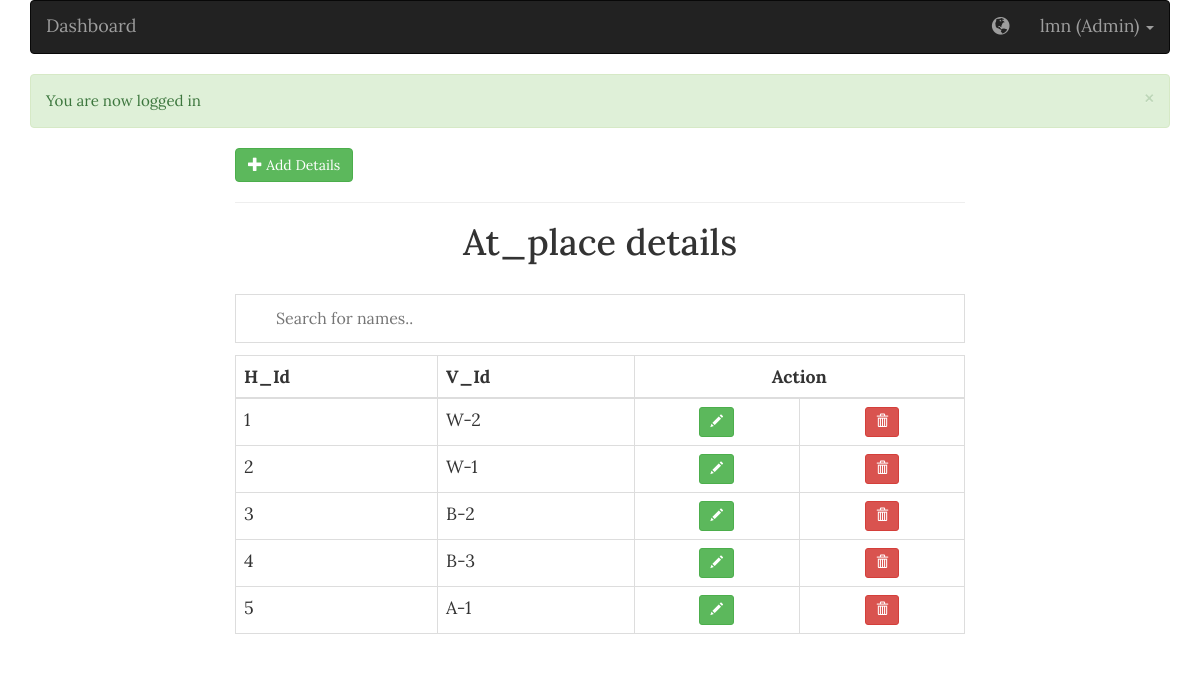
Page /admin/place/placeList.php (signed in) on the committed database.
### tables this page shows
CREATE TABLE `at_place` (
  `H_Id` varchar(250) NOT NULL,
  `V_Id` varchar(250) NOT NULL
);

### admin/place/placeLogic.php (called while the page is built, shortened)
<?php
  function getAllRoles(){
    $sql = "SELECT h_id,v_id FROM at_place";
    $place = getMultipleRecords($sql);
    return $place;
  }

### config.php (called while the page is built, shortened)
<?php
	$conn = new mysqli("localhost", "root", "", "event");
	function getMultipleRecords($sql, $types = null, $params = []) {
  global $conn;
  $stmt = $conn->prepare($sql);
  $stmt->execute();
  $result = $stmt->get_result();
  $user = $result->fetch_all(MYSQLI_ASSOC);
  return $user;
}
?>

### admin/place/placeList.php (the view, shortened to what this page needs)
<?php include('../../config.php') ?>
<?php include(ROOT_PATH . '/admin/place/placeLogic.php') ?>
<?php
  $place = getAllRoles();
?>
<!DOCTYPE html>
<html>
<head>
  <link rel="stylesheet" href="https://cdnjs.cloudflare.com/ajax/libs/twitter-bootstrap/3.3.7/css/bootstrap.min.css" />
  <link rel="stylesheet" href="../../static/css/style.css">
</head>
<body>
  <?php include(INCLUDE_PATH . "/layouts/admin_navbar.php") ?>
  <div class="col-md-8 col-md-offset-2">
    <a href="placeForm.php" class="btn btn-success">
      <span class="glyphicon glyphicon-plus"></span>
      Add Details
    </a>
    <hr>
    <h1 class="text-center">At_place details</h1>
    <br />
    <?php if (isset($place)): ?>
      <input type="text" id="myInput" onkeyup="myFunction()" placeholder="Search for names..">
      <table class="table table-bordered" id="myTable_p">
        <thead>
          <tr>
            <th>H_Id</th>
            <th>V_Id</th>
            <th class="text-center" colspan=2>Action</th>
          </tr>
        </thead>
        <tbody>
          <?php foreach ($place as $key => $value): ?>
            <tr>
              <td><?php echo $value['h_id'] ?></td>
              <td><?php echo $value['v_id'] ?></td>
              <td class="text-center">
                <a href="<?php echo BASE_URL ?>admin/place/placeForm.php?edit_role=<?php echo $value['h_id'] ?>" class="btn btn-sm btn-success">
                  <span class="glyphicon glyphicon-pencil"></span>
                </a>
              </td>
              <td class="text-center">
                <a href="<?php echo BASE_URL ?>admin/place/placeForm.php?delete_role=<?php echo $value['h_id'] ?>" class="btn btn-sm btn-danger">
                  <span class="glyphicon glyphicon-trash"></span>
                </a>
              </td>
            </tr>
          <?php endforeach; ?>
        </tbody>
      </table>
    <?php else: ?>
      <h2 class="text-center">No info in table</h2>
    <?php endif; ?>
  </div>
  <?php include(INCLUDE_PATH . "/layouts/footer.php") ?>
</body>
</html>

### assets/css/style.css (style rules this page uses)
* { font-family: 'Lora', serif; font-size: 1.04em; }

### admin/place/placeList.php (style rules this page uses)
#myInput { background-image: url('/css/searchicon.png'); background-position: 10px 12px; background-repeat: no-repeat; width: 100%; font-size: 16px; padding: 12px 20px 12px 40px; border: 1px solid #ddd; margin-bottom: 12px; }

### rows in the picture
at_place: H_Id "1", V_Id "W-2"
at_place: H_Id "2", V_Id "W-1"
at_place: H_Id "3", V_Id "B-2"
at_place: H_Id "4", V_Id "B-3"
at_place: H_Id "5", V_Id "A-1"

### other values in the picture
$_SESSION['user']['username'] "lmn"
$_SESSION['user']['role'] "Admin"
$_SESSION['success_msg'] "You are now logged in"
